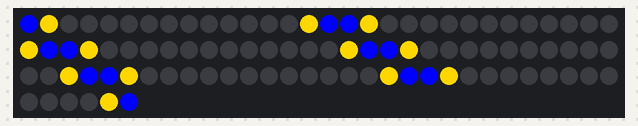
This sketch was run on a simulated Arduino Uno, built with avr-gcc and run on an emulated ATmega328P. Shown: 96 RGB LEDs in strip order, left to right, continuing on the next row.

Above: at 0.05 s.
At 5.06 s:
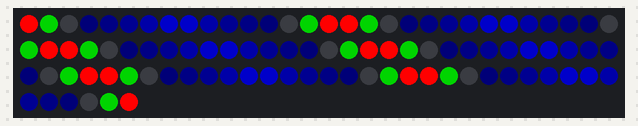
At 10.07 s:
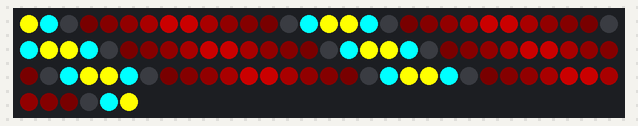
At 20.09 s:
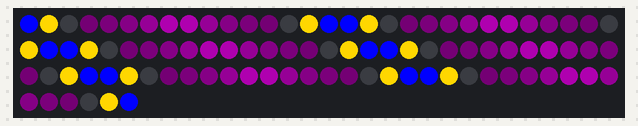
At 30.0 s:
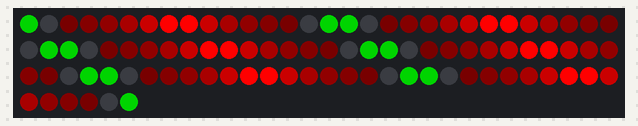
At 39.93 s:
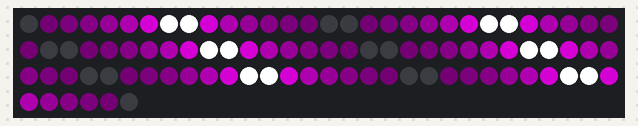

The sketch:

Pattern_2.ino
```cpp
#include <FastLED.h>

#define DATA_PIN 10
#define NUM_STRIPS 12
#define LEDS_PER_STRIP 8
#define NUM_LEDS (NUM_STRIPS * LEDS_PER_STRIP)

CRGB leds[NUM_LEDS];

uint8_t radius = 0;

// ---------- Zig-zag mapping ----------
int getIndex(int angle, int r) {
  if (angle % 2 == 0) {
    return angle * LEDS_PER_STRIP + r;
  } else {
    return angle * LEDS_PER_STRIP + (LEDS_PER_STRIP - 1 - r);
  }
}

// ---------- Color pairs (4 sets = 20 sec total) ----------
CRGB colorA[] = {
  CRGB::Blue,
  CRGB::Red,
  CRGB::Yellow,
  CRGB::Purple
};

CRGB colorB[] = {
  CRGB::Gold,
  CRGB::Green,
  CRGB::Cyan,
  CRGB::White
};

uint8_t mode = 0;
unsigned long lastColorChange = 0;

// ---------- setup ----------
void setup() {
  FastLED.addLeds<WS2812, DATA_PIN, GRB>(leds, NUM_LEDS);
  FastLED.clear();
}

// ---------- loop ----------
void loop() {

  // strong dim trail (your preferred setting)
  fadeToBlackBy(leds, NUM_LEDS, 150);

  // ---------- TWO HEAD EFFECT ----------
  int head1 = radius;
  int head2 = (radius + 1) % LEDS_PER_STRIP;

  for (int a = 0; a < NUM_STRIPS; a++) {

    int idx1 = getIndex(a, head1);
    int idx2 = getIndex(a, head2);

    leds[idx1] = colorA[mode];
    leds[idx2] = colorB[mode];
  }

  FastLED.show();
  delay(100);

  // move wave
  radius++;

  if (radius >= LEDS_PER_STRIP) {
    radius = 0;
  }

  // ---------- COLOR CHANGE EVERY 5 SECONDS ----------
  if (millis() - lastColorChange >= 5000) {
    mode++;
    if (mode >= 4) mode = 0;   // 4 color sets = 20 sec loop
    lastColorChange = millis();
  }
}
```
